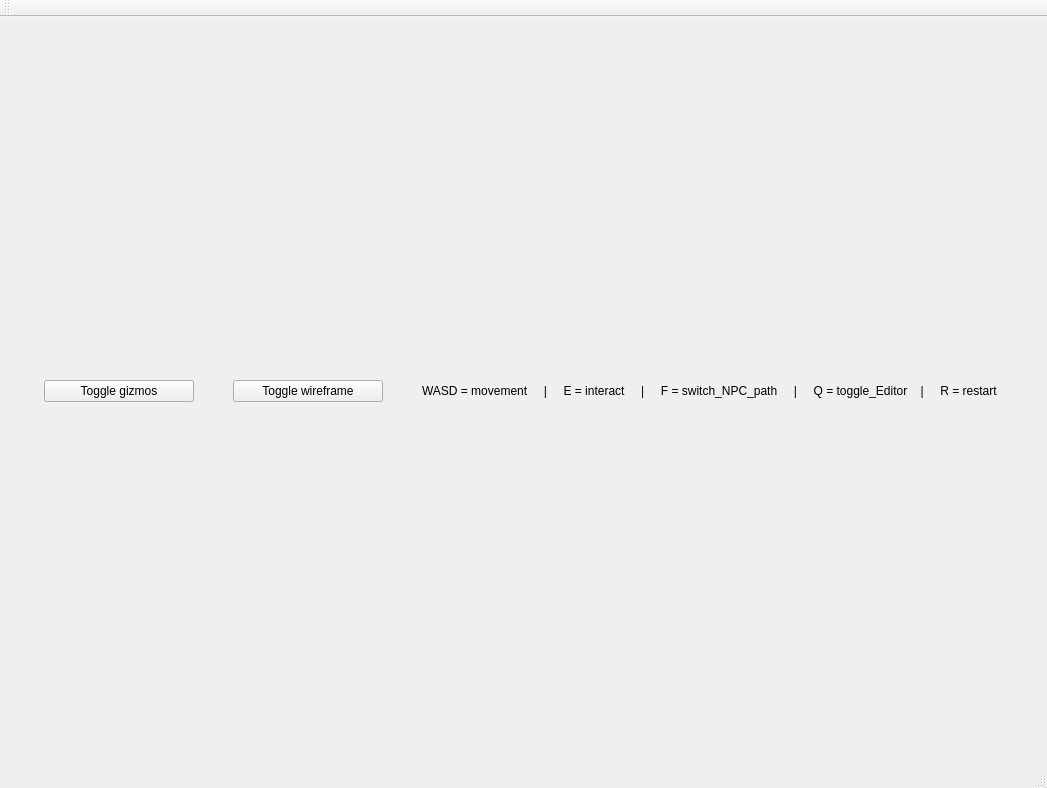
<?xml version="1.0" encoding="UTF-8"?>
<ui version="4.0">
 <class>MainWindow</class>
 <widget class="QMainWindow" name="MainWindow">
  <property name="geometry">
   <rect>
    <x>0</x>
    <y>0</y>
    <width>1047</width>
    <height>788</height>
   </rect>
  </property>
  <property name="windowTitle">
   <string>OpenGL in Qt is great fun!</string>
  </property>
  <property name="layoutDirection">
   <enum>Qt::LeftToRight</enum>
  </property>
  <widget class="QWidget" name="centralWidget">
   <layout class="QVBoxLayout" name="verticalLayout">
    <item>
     <layout class="QHBoxLayout" name="horizontalLayout">
      <item>
       <widget class="QPushButton" name="toggleGizmos">
        <property name="sizePolicy">
         <sizepolicy hsizetype="Fixed" vsizetype="Fixed">
          <horstretch>0</horstretch>
          <verstretch>0</verstretch>
         </sizepolicy>
        </property>
        <property name="minimumSize">
         <size>
          <width>150</width>
          <height>0</height>
         </size>
        </property>
        <property name="text">
         <string>Toggle gizmos</string>
        </property>
        <property name="checkable">
         <bool>true</bool>
        </property>
        <property name="checked">
         <bool>false</bool>
        </property>
       </widget>
      </item>
      <item>
       <widget class="QPushButton" name="toggleWireframe">
        <property name="enabled">
         <bool>true</bool>
        </property>
        <property name="sizePolicy">
         <sizepolicy hsizetype="Fixed" vsizetype="Fixed">
          <horstretch>0</horstretch>
          <verstretch>0</verstretch>
         </sizepolicy>
        </property>
        <property name="minimumSize">
         <size>
          <width>150</width>
          <height>0</height>
         </size>
        </property>
        <property name="layoutDirection">
         <enum>Qt::RightToLeft</enum>
        </property>
        <property name="text">
         <string>Toggle wireframe</string>
        </property>
        <property name="checkable">
         <bool>true</bool>
        </property>
       </widget>
      </item>
      <item>
       <widget class="QLabel" name="label">
        <property name="sizePolicy">
         <sizepolicy hsizetype="Fixed" vsizetype="Fixed">
          <horstretch>0</horstretch>
          <verstretch>0</verstretch>
         </sizepolicy>
        </property>
        <property name="text">
         <string>WASD = movement     |     E = interact     |     F = switch_NPC_path     |     Q = toggle_Editor    |     R = restart </string>
        </property>
        <property name="scaledContents">
         <bool>true</bool>
        </property>
       </widget>
      </item>
     </layout>
    </item>
    <item>
     <layout class="QVBoxLayout" name="OpenGLLayout"/>
    </item>
   </layout>
  </widget>
  <widget class="QMenuBar" name="menuBar">
   <property name="geometry">
    <rect>
     <x>0</x>
     <y>0</y>
     <width>1047</width>
     <height>20</height>
    </rect>
   </property>
  </widget>
  <widget class="QToolBar" name="mainToolBar">
   <attribute name="toolBarArea">
    <enum>TopToolBarArea</enum>
   </attribute>
   <attribute name="toolBarBreak">
    <bool>false</bool>
   </attribute>
  </widget>
  <widget class="QStatusBar" name="statusBar"/>
 </widget>
 <layoutdefault spacing="6" margin="11"/>
 <resources/>
 <connections/>
</ui>
